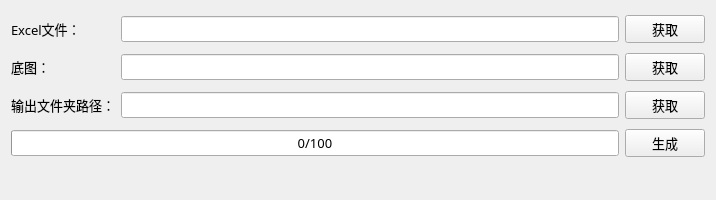
<?xml version="1.0" encoding="UTF-8"?>
<ui version="4.0">
 <class>Widget</class>
 <widget class="QWidget" name="Widget">
  <property name="geometry">
   <rect>
    <x>0</x>
    <y>0</y>
    <width>716</width>
    <height>200</height>
   </rect>
  </property>
  <property name="font">
   <font>
    <family>微软雅黑</family>
    <pointsize>10</pointsize>
   </font>
  </property>
  <property name="windowTitle">
   <string>批量生成工具</string>
  </property>
  <property name="windowIcon">
   <iconset resource="res.qrc">
    <normaloff>:/res/images/icon.ico</normaloff>:/res/images/icon.ico</iconset>
  </property>
  <layout class="QHBoxLayout" name="horizontalLayout">
   <item>
    <layout class="QGridLayout" name="gridLayout">
     <item row="1" column="1">
      <widget class="QLineEdit" name="smallImageEdit">
       <property name="enabled">
        <bool>true</bool>
       </property>
       <property name="readOnly">
        <bool>true</bool>
       </property>
      </widget>
     </item>
     <item row="1" column="0">
      <widget class="QLabel" name="smallImageLabel">
       <property name="text">
        <string>底图：</string>
       </property>
      </widget>
     </item>
     <item row="2" column="0">
      <widget class="QLabel" name="outputLabel">
       <property name="text">
        <string>输出文件夹路径：</string>
       </property>
      </widget>
     </item>
     <item row="2" column="1">
      <widget class="QLineEdit" name="outputEdit">
       <property name="enabled">
        <bool>true</bool>
       </property>
       <property name="readOnly">
        <bool>true</bool>
       </property>
      </widget>
     </item>
     <item row="3" column="0" colspan="2">
      <widget class="QProgressBar" name="progressBar">
       <property name="enabled">
        <bool>true</bool>
       </property>
       <property name="maximum">
        <number>100</number>
       </property>
       <property name="value">
        <number>0</number>
       </property>
       <property name="textVisible">
        <bool>true</bool>
       </property>
       <property name="format">
        <string>%v/%m</string>
       </property>
      </widget>
     </item>
     <item row="2" column="2">
      <widget class="QPushButton" name="outputButton">
       <property name="text">
        <string>获取</string>
       </property>
      </widget>
     </item>
     <item row="1" column="2">
      <widget class="QPushButton" name="smallImageButton">
       <property name="text">
        <string>获取</string>
       </property>
      </widget>
     </item>
     <item row="0" column="2">
      <widget class="QPushButton" name="excelButton">
       <property name="text">
        <string>获取</string>
       </property>
      </widget>
     </item>
     <item row="3" column="2">
      <widget class="QPushButton" name="generateButton">
       <property name="text">
        <string>生成</string>
       </property>
      </widget>
     </item>
     <item row="0" column="1">
      <widget class="QLineEdit" name="excelEdit">
       <property name="readOnly">
        <bool>true</bool>
       </property>
      </widget>
     </item>
     <item row="0" column="0">
      <widget class="QLabel" name="excelLabel">
       <property name="text">
        <string>Excel文件：</string>
       </property>
      </widget>
     </item>
     <item row="4" column="2">
      <widget class="QLabel" name="versionLabel">
       <property name="sizePolicy">
        <sizepolicy hsizetype="Preferred" vsizetype="Maximum">
         <horstretch>0</horstretch>
         <verstretch>0</verstretch>
        </sizepolicy>
       </property>
       <property name="text">
        <string/>
       </property>
      </widget>
     </item>
    </layout>
   </item>
  </layout>
 </widget>
 <layoutdefault spacing="6" margin="11"/>
 <tabstops>
  <tabstop>excelEdit</tabstop>
  <tabstop>excelButton</tabstop>
  <tabstop>smallImageEdit</tabstop>
  <tabstop>smallImageButton</tabstop>
  <tabstop>outputEdit</tabstop>
  <tabstop>outputButton</tabstop>
  <tabstop>generateButton</tabstop>
 </tabstops>
 <resources>
  <include location="res.qrc"/>
 </resources>
 <connections/>
</ui>
